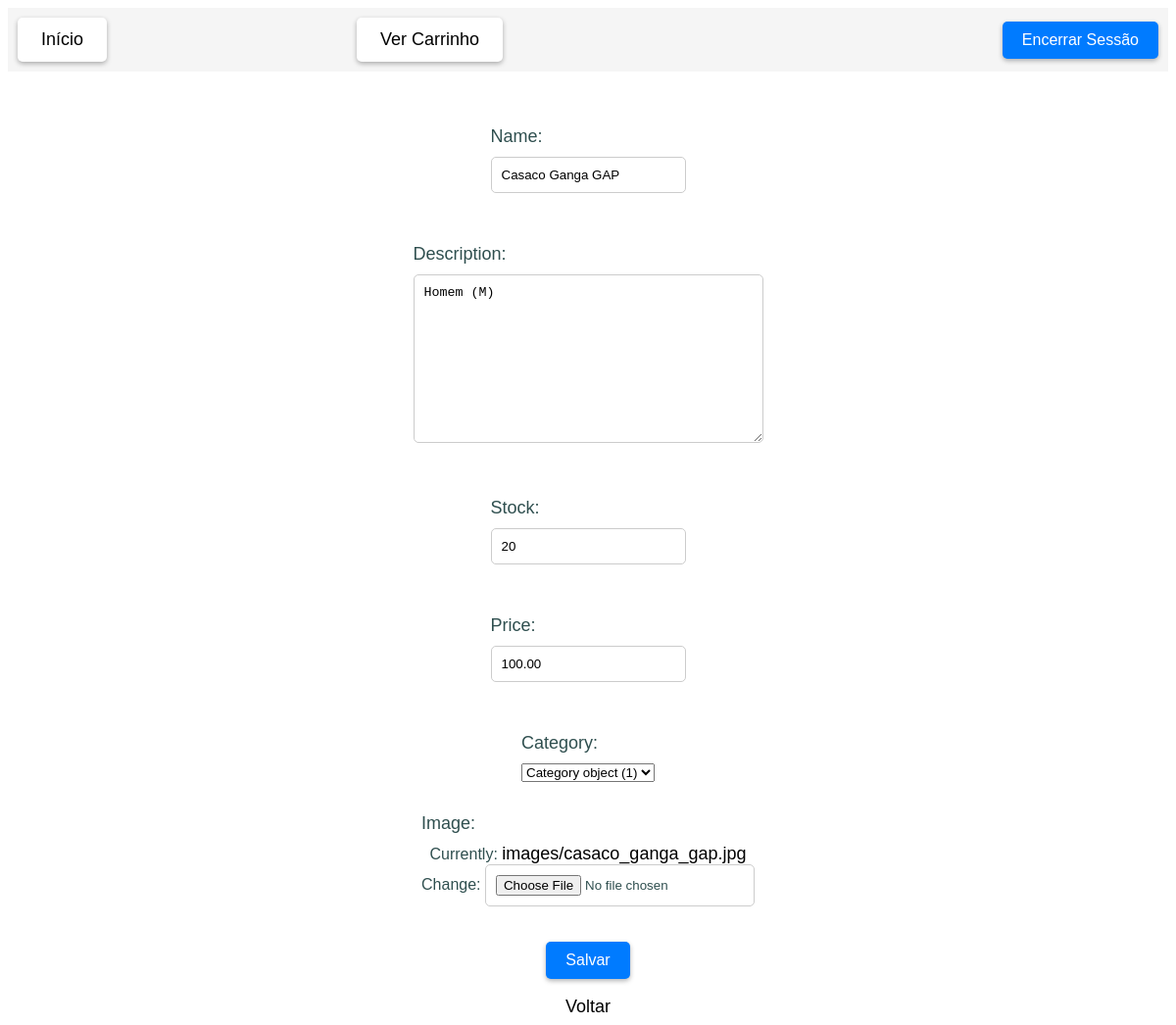
Screenshot of /getdressed/2/edit_product with the database file from the repository.
### WebApp/models.py (models this page shows, shortened)
class Product(models.Model):
    name = models.CharField(max_length=100)
    description = models.TextField(max_length=300, default="Sem descrição")
    stock = models.IntegerField()
    price = models.DecimalField(max_digits=6, decimal_places=2)
    category = models.ForeignKey(Category, on_delete=models.CASCADE, default=None)
    image = models.ImageField(upload_to='images/', default=None)

### WebApp/views.py (the view)
# urls.py: path('<int:product_id>/edit_product', views.edit_product, name='edit_product'),
def edit_product(request, product_id):
    product = get_object_or_404(Product, pk=product_id)
    if request.method=='POST':
        form = ProductForm(request.POST, request.FILES, instance=product)
        if form.is_valid():
            form.save()
            return redirect('edit_product', product_id=product_id)
    else:
        form = ProductForm(instance=product)
    return render(request, 'editProduct.html', {"form":form, "product":product})

### WebApp/forms.py
class ProductForm(forms.ModelForm):
    class Meta:
        model = Product
        fields = ['name', 'description', 'stock', 'price', 'category', 'image']

### WebApp/templates/editProduct.html (shortened to what this page needs)
<!DOCTYPE html>
<html lang="en">
{% include 'home.html' %}
<head>
</head>
<body>
<form method="post" enctype="multipart/form-data" action="{% url 'edit_product' product.id %}">
    {{ form.as_p }}
    <button type="submit">Salvar</button>
</form>
<br>
<a href={% url 'product' product.id %}>Voltar</a>
</body>
</html>

### WebApp/static/style/css/style.css (style rules this page uses)
body { height: auto; color: darkslategrey; font-family: Arial, sans-serif; text-align: center; }
form { display: flex; flex-direction: column; align-items: center; }
form label { display: flex; align-items: center; margin-right: 20px; font-size: 18px; }
label { margin-bottom: 10px; }
button[type="submit"] { background-color: #007bff; color: #fff; padding: 10px 20px; border: none; border-radius: 5px; cursor: pointer; transition: background-color 0.3s ease; }
input, textarea { padding: 10px; border: 1px solid #ccc; border-radius: 5px; margin-bottom: 20px; }
a { text-decoration: none; color: Black; font-size: 18px }
button { display: inline-block; padding: 12px 24px; background-color: white; color: black; text-align: center; font-size: 16px; border: none; border-radius: 5px; box-shadow: 0 2px 5px rgba(0,0,0,0.3); transition: background-color 0.3s ease; cursor: pointer; }

### rows the page displays
Product: name "Casaco Ganga GAP", description "Homem (M)", stock "20", price "100.00", category "Category object (1)"
